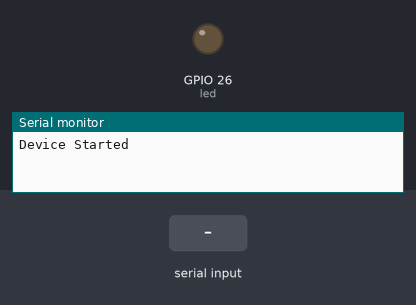
Bench run of a sketch on a simulated ESP32. Parts: output pins drawn as LEDs (lit = HIGH), the last lines printed to the serial monitor. Inputs (shaded band) come from the test bench. Nothing arrives over Bluetooth unless stated.

Above: at 1.2 s.
1.3 s: "1" received over the second serial link
At 1.9 s:
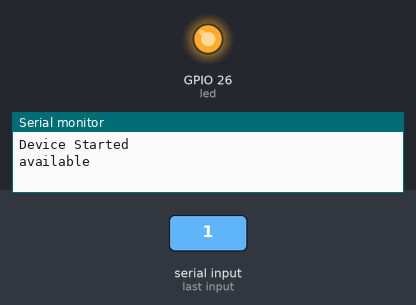
2.8 s: "0" received over the second serial link
At 3.3 s:
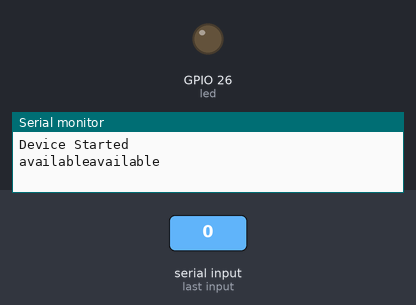
Timing chart, 0 to 5.8 s (numbered marks = the images above; inputs shaded):
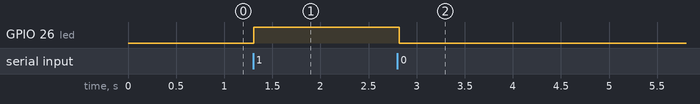

The sketch:

Task-2.2.1.ino
```cpp
/*
Author: Sanjana Vani V
Date: 01-03-2026
Board: ESP32
Description: Blinks LED using Bluetooth
*/

#include "BluetoothSerial.h"

#if !defined(CONFIG_BT_ENABLED) || !defined(CONFIG_BLUEDROID_ENABLED)
#error Bluetooth is not enabled! Please run `make menuconfig` to and enable it
#endif

BluetoothSerial SerialBT;
const int led = 26;

void setup() {
  Serial.begin(115200);
  SerialBT.begin("ESP32_Sanjana");
  Serial.println("Device Started");
  pinMode(led, OUTPUT);
}

void loop() {
  if (SerialBT.available()) {
    Serial.print("available");
    char val = SerialBT.read();
    if (val == '1'){
      digitalWrite(led, HIGH);
    }
    if (val == '0'){
      digitalWrite(led, LOW);
    }
  }
  delay(20);
}

/*
LED Connections:
Anode - Pin 26
Cathode - Ground via 330 Ohm Resistor
*/
```

Measured:
- after the input at 1.3 s, GPIO 26 (led): LOW → HIGH at once
- after the input at 2.8 s, GPIO 26 (led): HIGH → LOW at once
